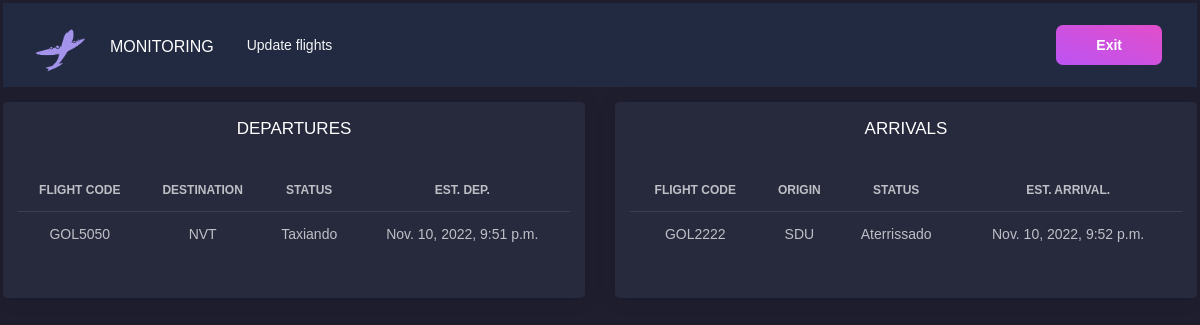
/home, run on an earlier commit of the app's database.
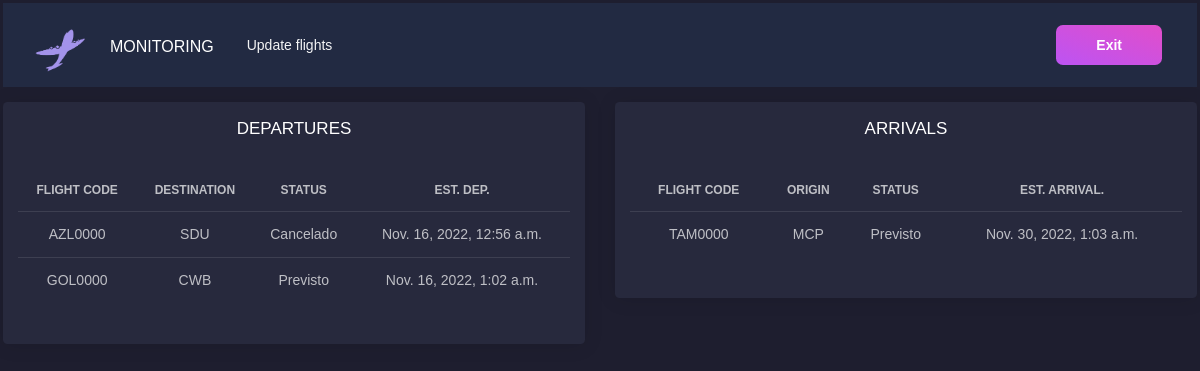
And on a later commit of the database.
### flight_management/models.py (models this page shows, shortened)
class Flight(models.Model):
    id = models.BigAutoField(primary_key=True)
    fk_flightstatus = models.ForeignKey(FlightStatus, on_delete=models.SET_NULL, blank=True, null=True)
    tx_code = models.CharField(max_length=8)
    dt_est_departure = models.DateTimeField(blank=True, null=True)
    dt_est_arrival = models.DateTimeField(blank=True, null=True)
    nm_origin = models.CharField(max_length=3, choices=AirportCodes.choices)
    nm_destination = models.CharField(max_length=3, choices=AirportCodes.choices)
    class Meta:
        db_table = 'flight'

class FlightStatus(models.Model):
    id = models.BigAutoField(primary_key=True)
    dt_departure = models.DateTimeField(blank=True, null=True)
    dt_arrival = models.DateTimeField(blank=True, null=True)
    nm_status = models.CharField(max_length=13, choices=Status.choices, default=Status.PREVISTO)
    dt_creation = models.DateTimeField(auto_now=True)
    dt_updated = models.DateTimeField(auto_now=True)
    dt_done = models.DateTimeField(blank=True, null=True)
    class Meta:
        db_table = 'flight_status'

### flight_monitoring/views.py (the view)
# urls.py: path('home', flightmonitoringviews.flightmonitoringview),
def flightmonitoringview(request):
    all_flights = Flight.objects.all()
    context = {
        'all_flights' : all_flights,
        'selectedRole' : str(views.role)
    }
    return render(request, "home.html", context)

### flight_monitoring/template/home.html (shortened to what this page needs)
{% load static %}
<!DOCTYPE html>
<html lang="en">
<head>
    <link rel="stylesheet" href="{% static 'css/black-dashboard.min.css' %}">
</head>
<body onload="myFunction()">
    <nav class="navbar navbar-expand-lg navbar-dark bg-dark">
            <a class="navbar-brand mr-0 mr-md-2" href="../home" aria-label="Caqui">
              <img src="{% static 'img/caqui.png' %}" width="50 px">
            </a>
            <a class="navbar-brand" href="../home">Monitoring</a>
          <div class="collapse navbar-collapse" id="navbarSupportedContent">
            <ul class="navbar-nav mr-auto">
              <li id="nav_piloto_operador_controlador_companhia" class="nav-item">
                  <a class="nav-link" href="../update">Update flights</a>
              </li>
          </ul>
          <a href="/" class="btn btn-primary d-none d-lg-inline-block mb-3 mb-md-0 ml-md-3">Exit</a>
    </nav>
    <div class="row">
      <div class="col-lg-6">
        <div class="card ">
          <div class="card-header">
            <h4 class="card-title text-center"> DEPARTURES</h4>
          </div>
          <div class="card-body">
            <div class="table-responsive">
              <table class="table tablesorter " id="">
                <thead class=" text-primary">
                  <tr class="text-center">
                    <th>Flight Code</th>
                    <th>Destination</th>
                    <th>Status</th>
                    <th class="text-center">Est. Dep.</th>
                  </tr>
                </thead>
                <tbody>
                  {% for flight in all_flights %}
                    {% if flight.nm_origin == "GRU" %}
                    <tr class="text-center">
                        <td>{{flight.tx_code}}</td>
                        <td>{{flight.nm_destination}}</td>
                        <td>{{flight.fk_flightstatus.nm_status}}</td>
                        <td>{{flight.dt_est_departure}}</td>
                    </tr>
                    {% endif %}
                  {% endfor %}
                </tbody>
              </table>
            </div>
          </div>
        </div>
      </div>
      <div class="col-lg-6">
        <div class="card ">
          <div class="card-header">
            <h4 class="card-title text-center"> ARRIVALS</h4>
          </div>
          <div class="card-body">
            <div class="table-responsive">
              <table class="table tablesorter " id="">
                <thead class=" text-primary">
                  <tr class="text-center">
                    <th>Flight Code</th>
                    <th>Origin</th>
                    <th>Status</th>
                    <th class="text-center">Est. Arrival.</th>
                  </tr>
                </thead>
                <tbody>
                  {% for flight in all_flights %}
                    {% if flight.nm_destination == "GRU" %}
                      <tr class="text-center">
                          <td>{{flight.tx_code}}</td>
                          <td>{{flight.nm_origin}}</td>
                          <td>{{flight.fk_flightstatus.nm_status}}</td>
                          <td>{{flight.dt_est_arrival}}</td>
                      </tr>
                    {% endif %}
                  {% endfor %}
                </tbody>
              </table>
            </div>
          </div>
        </div>
      </div>
    </div>
    </body>
    </html>

What changed in the data, as far as the page shows it:
removed Flight: tx_code "GOL5050", nm_destination "NVT", fk_flightstatus.nm_status "Taxiando", dt_est_departure "Nov. 10, 2022, 9:51 p.m.", shown under "DEPARTURES"
removed Flight: tx_code "GOL2222", nm_origin "SDU", fk_flightstatus.nm_status "Aterrissado", dt_est_arrival "Nov. 10, 2022, 9:52 p.m.", shown under "ARRIVALS"
added Flight: tx_code "AZL0000", nm_destination "SDU", fk_flightstatus.nm_status "Cancelado", dt_est_departure "Nov. 16, 2022, 12:56 a.m.", shown under "DEPARTURES"
added Flight: tx_code "GOL0000", nm_destination "CWB", fk_flightstatus.nm_status "Previsto", dt_est_departure "Nov. 16, 2022, 1:02 a.m.", shown under "DEPARTURES"
added Flight: tx_code "TAM0000", nm_origin "MCP", fk_flightstatus.nm_status "Previsto", dt_est_arrival "Nov. 30, 2022, 1:03 a.m.", shown under "ARRIVALS"
